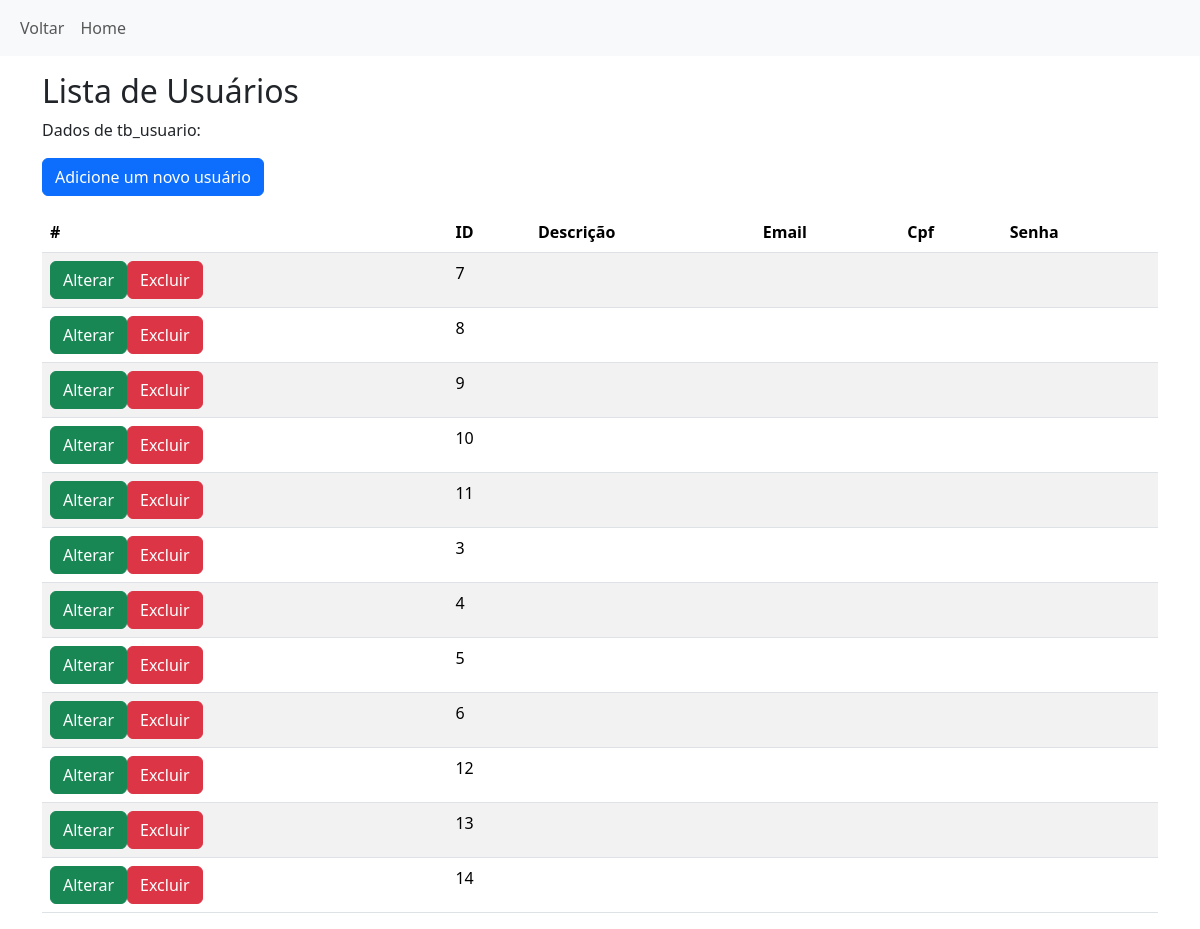
Before: /PROJETO/usuario/index.php with the older database file.
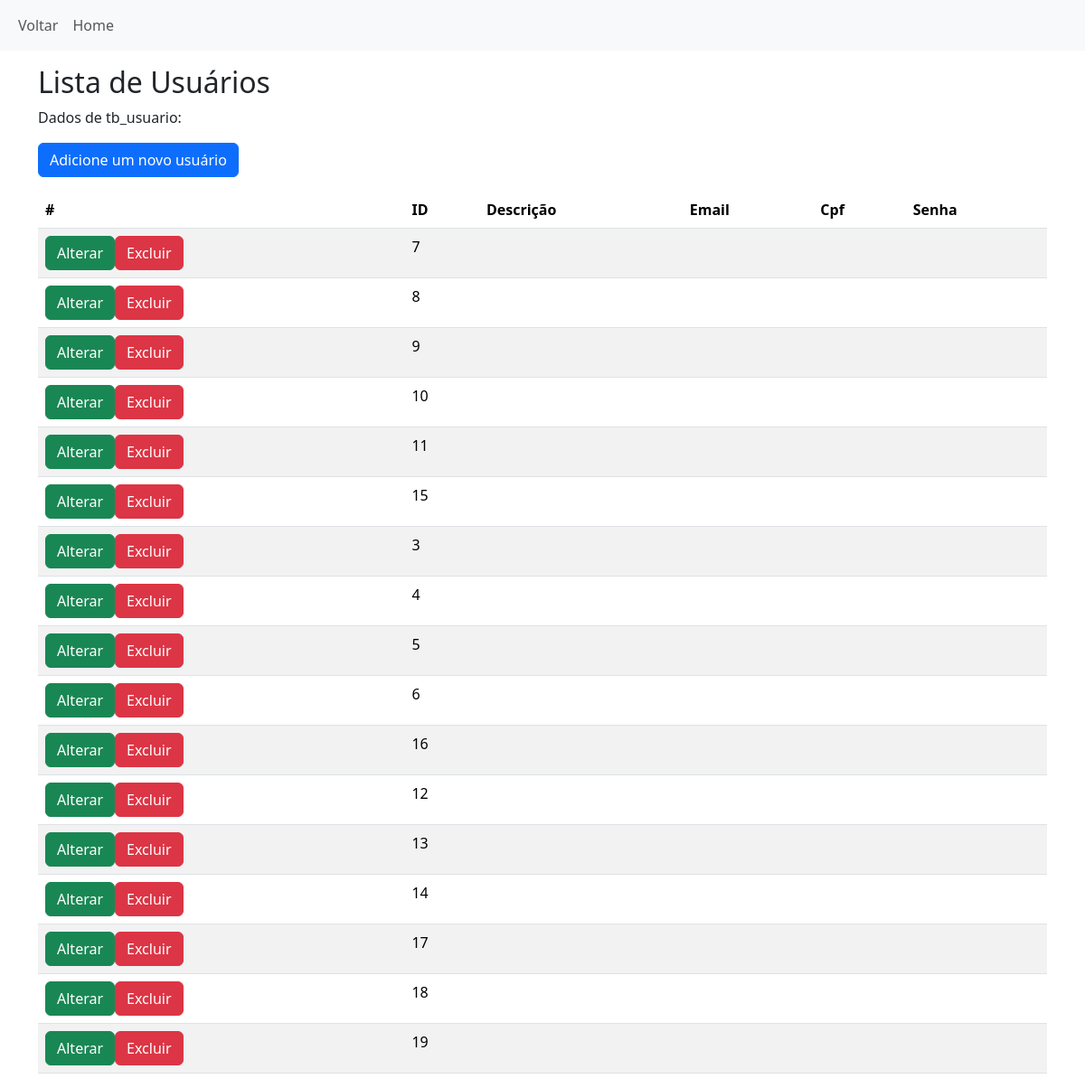
After: the same page with the newer database file.
### tables this page shows
CREATE TABLE `tb_usuario` (
  `idUsuario` int(11) NOT NULL,
  `tipoUsuario` int(11) NOT NULL
);

### PROJETO/usuario/main.php (the view, shortened to what this page needs)
<!DOCTYPE html>
<html lang="en">
<head>
  <link href="https://cdn.jsdelivr.net/npm/bootstrap@5.3.3/dist/css/bootstrap.min.css" rel="stylesheet">
</head>
<body>
<div class="container mt-3">
  <h2>Lista de Usuários</h2>
  <p>Dados de tb_usuario:</p>
  <p><a class="btn btn-primary"
		href="index.php?page=1">Adicione um novo usuário</a></p>
  <table class="table table-striped">
    <thead>
      <tr>
        <th>#</th>
        <th>ID</th>
        <th>Descrição</th>
		<th>Email</th>
		<th>Cpf</th>
		<th>Senha</th>
      </tr>
    </thead>
    <tbody>
	<?php
		$oMysql = conecta_db();
		$query = "SELECT * FROM tb_usuario";
		$resultado = $oMysql->query($query);
		if($resultado){
			while($linha = $resultado->fetch_object()){
				$botoes = "<a
				class='btn btn-success'
				 href='index.php?page=2&idUsuario=".$linha->idUsuario."'>Alterar</a>";
				$botoes .= "<a
				class='btn btn-danger'
				 href='index.php?page=3&idUsuario=".$linha->idUsuario."'>Excluir</a>";
				$html = "<tr>";
				$html .= "<td>".$botoes."</td>";
				$html .= "<td>".$linha->idUsuario."</td>";
				$html .= "<td>".$linha->Nome."</td>";
				$html .= "<td>".$linha->Email."</td>";
				$html .= "<td>".$linha->cpf."</td>";
				$html .= "<td>".$linha->senha."</td>";
				$html .= "</tr>";
				echo $html;
			}
		}
	?>
	</tbody>
  </table>
</div>
</body>
</html>

Changed rows visible on the page:
added tb_usuario: idUsuario "15"
added tb_usuario: idUsuario "16"
added tb_usuario: idUsuario "17"
added tb_usuario: idUsuario "18"
added tb_usuario: idUsuario "19"
